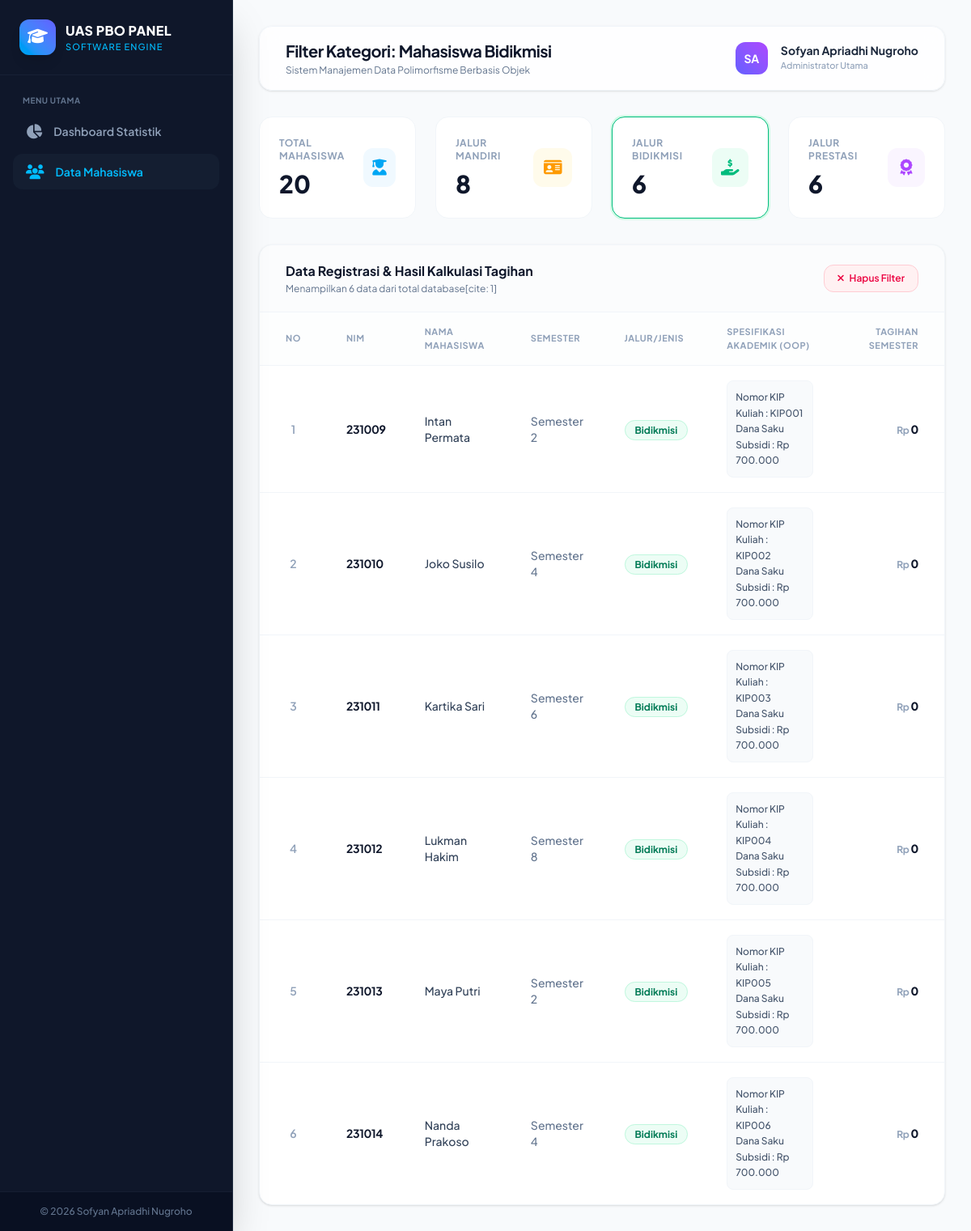
Page /index.php?filter=bidikmisi on the committed database.
### tables this page shows
CREATE TABLE `tabel_mahasiswa` (
  `id_mahasiswa` int NOT NULL,
  `nama_mahasiswa` varchar(100) NOT NULL,
  `nim` varchar(15) NOT NULL,
  `semester` int NOT NULL,
  `tarif_ukt_nominal` decimal(12,2) NOT NULL,
  `jenis_pembayaran` enum('Mandiri','Bidikmisi','Prestasi') NOT NULL,
  `golongan_ukt` varchar(10) DEFAULT NULL,
  `nama_wali` varchar(100) DEFAULT NULL,
  `nomor_kip_kuliah` varchar(30) DEFAULT NULL,
  `dana_saku_subsidi` decimal(12,2) DEFAULT NULL,
  `nama_instansi_beasiswa` varchar(100) DEFAULT NULL,
  `minimal_ipk_syarat` decimal(3,2) DEFAULT NULL
);

### mahasiswa.php (called while the page is built, shortened)
<?php
abstract class Mahasiswa
{
    private $nama_mahasiswa;
    private $nim;
    private $semester;
    public function __construct($id_mahasiswa, $nama_mahasiswa, $nim, $semester, $tarif_ukt_nominal)
    {
        $this->nama_mahasiswa = $nama_mahasiswa;
        $this->nim = $nim;
        $this->semester = $semester;
    }
    public function getNamaMahasiswa()
    {
        return $this->nama_mahasiswa;
    }
    public function getNim()
    {
        return $this->nim;
    }
    public function getSemester()
    {
        return $this->semester;
    }
}
?>

### index.php (the view, shortened to what this page needs)
<?php
require_once "mahasiswa.php";
require_once "MahasiswaBidikmisi.php";
$db = new Koneksi();
$conn = $db->getConnection();
$filter = isset($_GET['filter']) ? $_GET['filter'] : 'all';
$queryAll = mysqli_query($conn, "SELECT * FROM tabel_mahasiswa");
$totalMahasiswa = 0;
$totalMandiri = 0;
$totalBidikmisi = 0;
$totalPrestasi = 0;
while ($row = mysqli_fetch_assoc($queryAll)) {
    $totalMahasiswa++;
    if ($row['jenis_pembayaran'] == 'Mandiri') $totalMandiri++;
    if ($row['jenis_pembayaran'] == 'Bidikmisi') $totalBidikmisi++;
    if ($row['jenis_pembayaran'] == 'Prestasi') $totalPrestasi++;
}
if ($filter == 'mandiri') {
    $sql = "SELECT * FROM tabel_mahasiswa WHERE jenis_pembayaran = 'Mandiri' ORDER BY nama_mahasiswa";
} elseif ($filter == 'bidikmisi') {
    $sql = "SELECT * FROM tabel_mahasiswa WHERE jenis_pembayaran = 'Bidikmisi' ORDER BY nama_mahasiswa";
} elseif ($filter == 'prestasi') {
    $sql = "SELECT * FROM tabel_mahasiswa WHERE jenis_pembayaran = 'Prestasi' ORDER BY nama_mahasiswa";
} else {
    $sql = "SELECT * FROM tabel_mahasiswa ORDER BY jenis_pembayaran, nama_mahasiswa";
}
$query = mysqli_query($conn, $sql);
$listMahasiswa = [];
while ($row = mysqli_fetch_assoc($query)) {
    if ($row['jenis_pembayaran'] == 'Mandiri') {
        $listMahasiswa[] = new MahasiswaMandiri(
            $row['id_mahasiswa'],
            $row['nama_mahasiswa'],
            $row['nim'],
            $row['semester'],
            $row['tarif_ukt_nominal'],
            $row['golongan_ukt'],
            $row['nama_wali']
        );
    } elseif ($row['jenis_pembayaran'] == 'Bidikmisi') {
        $listMahasiswa[] = new MahasiswaBidikmisi(
            $row['id_mahasiswa'],
            $row['nama_mahasiswa'],
            $row['nim'],
            $row['semester'],
            $row['tarif_ukt_nominal'],
            $row['nomor_kip_kuliah'],
            $row['dana_saku_subsidi']
        );
    }
}
?>
<!DOCTYPE html>
<html lang="id">
<head>
    <script src="https://cdn.jsdelivr.net/npm/@tailwindcss/browser@4"></script>
    <link rel="stylesheet" href="https://cdnjs.cloudflare.com/ajax/libs/font-awesome/6.4.0/css/all.min.css">
</head>
<body class="bg-[#f8fafc] text-slate-800 flex min-h-screen antialiased">
    <aside class="w-72 bg-[#0f172a] text-slate-200 flex flex-col fixed h-screen z-50 shadow-2xl border-r border-slate-800">
        <div class="p-6 flex items-center gap-3 border-b border-slate-800/60">
            <div class="bg-gradient-to-tr from-sky-500 to-indigo-500 p-2.5 rounded-xl shadow-lg">
                <i class="fa-solid fa-graduation-cap text-xl text-white"></i>
            </div>
            <div>
                <h1 class="font-extrabold text-base tracking-wide text-white">UAS PBO PANEL</h1>
                <p class="text-[11px] text-sky-400 font-medium tracking-widest uppercase">Software Engine</p>
            </div>
        </div>
        <nav class="flex-1 px-4 py-6 space-y-1.5">
            <p class="px-3 text-[10px] font-bold text-slate-500 uppercase tracking-wider mb-2">Menu Utama</p>
            <a href="index.php?filter=all" class="flex items-center gap-3.5 px-4 py-3 text-sm font-semibold rounded-xl transition-all duration-300 <?= $filter == 'all' ? 'bg-gradient-to-r from-sky-600 to-indigo-600 text-white shadow-md' : 'text-slate-400 hover:text-sky-400 hover:bg-slate-800/50' ?>">
                <i class="fa-solid fa-chart-pie text-lg"></i>
                <span>Dashboard Statistik</span>
            </a>
            <a href="index.php?filter=all" class="flex items-center gap-3.5 px-4 py-3 text-sm font-semibold rounded-xl transition-all duration-300 <?= $filter != 'all' ? 'text-sky-400 bg-slate-800/40' : 'text-slate-400 hover:text-sky-400 hover:bg-slate-800/50' ?>">
                <i class="fa-solid fa-users text-lg"></i>
                <span>Data Mahasiswa</span>
            </a>
        </nav>
        <div class="p-4 border-t border-slate-800/60 bg-slate-950/40 text-center">
            <p class="text-xs text-slate-500 font-medium">&copy; 2026 Sofyan Apriadhi Nugroho</p>
        </div>
    </aside>
    <main class="ml-72 flex-1 p-8 min-w-0">
        <header class="flex justify-between items-center bg-white/80 backdrop-blur-md px-8 py-4 rounded-2xl shadow-sm border border-slate-100 mb-8 sticky top-4 z-40">
            <div>
                <h2 class="text-xl font-bold text-slate-900 tracking-tight">
                    <?= $filter == 'all' ? 'Semua Ringkasan Akademik' : 'Filter Kategori: Mahasiswa ' . ucfirst($filter) ?>
                </h2>
                <p class="text-xs text-slate-500 mt-0.5">Sistem Manajemen Data Polimorfisme Berbasis Objek</p>
            </div>
            <div class="flex items-center gap-4">
                <div class="w-10 h-10 rounded-xl bg-gradient-to-tr from-indigo-500 to-purple-500 flex items-center justify-center text-white font-bold text-sm">SA</div>
                <div>
                    <p class="text-sm font-bold text-slate-800 leading-none">Sofyan Apriadhi Nugroho</p>
                    <p class="text-[11px] font-medium text-slate-400 mt-1">Administrator Utama</p>
                </div>
            </div>
        </header>
        <div class="grid grid-cols-1 sm:grid-cols-2 lg:grid-cols-4 gap-6 mb-8">
            <a href="index.php?filter=all" class="bg-white p-6 rounded-2xl border flex items-center justify-between group hover:shadow-md transition-all duration-300 <?= $filter == 'all' ? 'border-sky-500 ring-2 ring-sky-100' : 'border-slate-100' ?>">
                <div class="space-y-2">
                    <p class="text-xs font-bold text-slate-400 uppercase tracking-wider">Total Mahasiswa</p>
                    <h3 class="text-3xl font-extrabold text-slate-900"><?= $totalMahasiswa; ?></h3>
                </div>
                <div class="bg-sky-50 text-sky-500 w-12 h-12 rounded-xl flex items-center justify-center text-xl group-hover:scale-110 transition-transform">
                    <i class="fa-solid fa-user-graduate"></i>
                </div>
            </a>
            <a href="index.php?filter=mandiri" class="bg-white p-6 rounded-2xl border flex items-center justify-between group hover:shadow-md transition-all duration-300 <?= $filter == 'mandiri' ? 'border-amber-500 ring-2 ring-amber-100' : 'border-slate-100' ?>">
                <div class="space-y-2">
                    <p class="text-xs font-bold text-slate-400 uppercase tracking-wider">Jalur Mandiri</p>
                    <h3 class="text-3xl font-extrabold text-slate-900"><?= $totalMandiri; ?></h3>
                </div>
                <div class="bg-amber-50 text-amber-500 w-12 h-12 rounded-xl flex items-center justify-center text-xl group-hover:scale-110 transition-transform">
                    <i class="fa-solid fa-id-card"></i>
                </div>
            </a>
            <a href="index.php?filter=bidikmisi" class="bg-white p-6 rounded-2xl border flex items-center justify-between group hover:shadow-md transition-all duration-300 <?= $filter == 'bidikmisi' ? 'border-emerald-500 ring-2 ring-emerald-100' : 'border-slate-100' ?>">
                <div class="space-y-2">
                    <p class="text-xs font-bold text-slate-400 uppercase tracking-wider">Jalur Bidikmisi</p>
                    <h3 class="text-3xl font-extrabold text-slate-900"><?= $totalBidikmisi; ?></h3>
                </div>
                <div class="bg-emerald-50 text-emerald-500 w-12 h-12 rounded-xl flex items-center justify-center text-xl group-hover:scale-110 transition-transform">
                    <i class="fa-solid fa-hand-holding-dollar"></i>
                </div>
            </a>
            <a href="index.php?filter=prestasi" class="bg-white p-6 rounded-2xl border flex items-center justify-between group hover:shadow-md transition-all duration-300 <?= $filter == 'prestasi' ? 'border-purple-500 ring-2 ring-purple-100' : 'border-slate-100' ?>">
                <div class="space-y-2">
                    <p class="text-xs font-bold text-slate-400 uppercase tracking-wider">Jalur Prestasi</p>
                    <h3 class="text-3xl font-extrabold text-slate-900"><?= $totalPrestasi; ?></h3>
                </div>
                <div class="bg-purple-50 text-purple-500 w-12 h-12 rounded-xl flex items-center justify-center text-xl group-hover:scale-110 transition-transform">
                    <i class="fa-solid fa-award"></i>
                </div>
            </a>
        </div>
        <div class="bg-white rounded-2xl shadow-sm border border-slate-100 overflow-hidden">
            <div class="px-8 py-5 border-b border-slate-100 flex justify-between items-center bg-slate-50/50">
                <div>
                    <h3 class="text-base font-bold text-slate-900">Data Registrasi & Hasil Kalkulasi Tagihan</h3>
                    <p class="text-xs text-slate-500 mt-0.5">Menampilkan <?= count($listMahasiswa) ?> data dari total database[cite: 1]</p>
                </div>
                <?php if($filter != 'all'): ?>
                    <a href="index.php?filter=all" class="bg-rose-50 text-rose-600 hover:bg-rose-100 font-semibold text-xs px-4 py-2 rounded-xl border border-rose-200 transition-all">
                        <i class="fa-solid fa-xmark mr-1"></i> Hapus Filter
                    </a>
                <?php endif; ?>
            </div>
            <div class="overflow-x-auto">
                <table class="w-full text-left border-collapse">
                    <thead>
                        <tr class="border-b border-slate-100 bg-slate-50/30">
                            <th class="px-8 py-4 text-[11px] font-bold text-slate-400 uppercase tracking-wider text-center w-16">No</th>
                            <th class="px-6 py-4 text-[11px] font-bold text-slate-400 uppercase tracking-wider">NIM</th>
                            <th class="px-6 py-4 text-[11px] font-bold text-slate-400 uppercase tracking-wider">Nama Mahasiswa</th>
                            <th class="px-6 py-4 text-[11px] font-bold text-slate-400 uppercase tracking-wider">Semester</th>
                            <th class="px-6 py-4 text-[11px] font-bold text-slate-400 uppercase tracking-wider">Jalur/Jenis</th>
                            <th class="px-6 py-4 text-[11px] font-bold text-slate-400 uppercase tracking-wider">Spesifikasi Akademik (OOP)</th>
                            <th class="px-8 py-4 text-[11px] font-bold text-slate-400 uppercase tracking-wider text-right">Tagihan Semester</th>
                        </tr>
                    </thead>
                    <tbody class="divide-y divide-slate-100">
                        <?php
                        if(empty($listMahasiswa)):
                        ?>
                        <tr>
                            <td colspan="7" class="px-8 py-12 text-center text-sm font-medium text-slate-400">Tidak ada data mahasiswa dalam kategori ini.</td>
                        </tr>
                        <?php
                        else:
                        $no = 1;
                        foreach ($listMahasiswa as $mhs) :
                            $jenis = str_replace('Mahasiswa', '', get_class($mhs));
                            if ($jenis == 'Mandiri') {
                                $badgeStyle = "bg-amber-50 text-amber-700 border-amber-200/60";
                            } elseif ($jenis == 'Bidikmisi') {
                                $badgeStyle = "bg-emerald-50 text-emerald-700 border-emerald-200/60";
                            } else {
                                $badgeStyle = "bg-purple-50 text-purple-700 border-purple-200/60";
                            }
                        ?>
                        <tr class="hover:bg-slate-50/80 transition-colors group">
                            <td class="px-8 py-4.5 text-center text-sm font-semibold text-slate-400"><?= $no++; ?></td>
                            <td class="px-6 py-4.5 text-sm font-bold text-slate-900 tracking-tight"><?= $mhs->getNim(); ?></td>
                            <td class="px-6 py-4.5 text-sm font-medium text-slate-700 group-hover:text-indigo-600 transition-colors"><?= $mhs->getNamaMahasiswa(); ?></td>
                            <td class="px-6 py-4.5 text-sm text-slate-500 font-medium">Semester <?= $mhs->getSemester(); ?></td>
                            <td class="px-6 py-4.5">
                                <span class="px-3 py-1 rounded-full text-xs font-bold border <?= $badgeStyle; ?>">
                                    <?= $jenis; ?>
                                </span>
                            </td>
                            <td class="px-6 py-4.5 text-xs text-slate-600 font-medium leading-relaxed">
                                <div class="bg-slate-50 p-2.5 rounded-lg border border-slate-100 group-hover:bg-white transition-colors">
                                    <?= $mhs->tampilkanSpesifikasiAkademik(); ?>
                                  </div>
                            </td>
                            <td class="px-8 py-4.5 text-sm font-extrabold text-slate-900 text-right tracking-tight">
                                <span class="text-xs font-bold text-slate-400 mr-0.5">Rp</span><?= number_format($mhs->hitungTagihanSemester(), 0, ',', '.'); ?>
                            </td>
                        </tr>
                        <?php endforeach; endif; ?>
                    </tbody>
                </table>
            </div>
        </div>
    </main>
</body>
</html>

### MahasiswaBidikmisi.php (shortened to what this page needs)
<?php
require_once "Mahasiswa.php";
class MahasiswaBidikmisi extends Mahasiswa
{
    private $nomorKipKuliah;
    private $danaSakuSubsidi;
    public function __construct(
        $id_mahasiswa,
        $nama_mahasiswa,
        $nim,
        $semester,
        $tarif_ukt_nominal,
        $nomorKipKuliah,
        $danaSakuSubsidi
    ){
        $this->nomorKipKuliah = $nomorKipKuliah;
        $this->danaSakuSubsidi = $danaSakuSubsidi;
    }
    public function hitungTagihanSemester()
    {
        return 0;
    }
    public function tampilkanSpesifikasiAkademik()
    {
        return "Nomor KIP Kuliah : ".$this->nomorKipKuliah.
               "<br>Dana Saku Subsidi : Rp ".number_format($this->danaSakuSubsidi,0,",",".");
    }
}
?>

### index.php (style rules this page uses)
body { font-family: 'Plus Jakarta Sans', sans-serif; }

### rows in the picture
tabel_mahasiswa: nim "231009", nama_mahasiswa "Intan Permata", semester "2", jenis "Bidikmisi", nomor_kip_kuliah "KIP001", dana_saku_subsidi "700.000", hitungTagihanSemester "0"
tabel_mahasiswa: nim "231010", nama_mahasiswa "Joko Susilo", semester "4", jenis "Bidikmisi", nomor_kip_kuliah "KIP002", dana_saku_subsidi "700.000", hitungTagihanSemester "0"
tabel_mahasiswa: nim "231011", nama_mahasiswa "Kartika Sari", semester "6", jenis "Bidikmisi", nomor_kip_kuliah "KIP003", dana_saku_subsidi "700.000", hitungTagihanSemester "0"
tabel_mahasiswa: nim "231012", nama_mahasiswa "Lukman Hakim", semester "8", jenis "Bidikmisi", nomor_kip_kuliah "KIP004", dana_saku_subsidi "700.000", hitungTagihanSemester "0"
tabel_mahasiswa: nim "231013", nama_mahasiswa "Maya Putri", semester "2", jenis "Bidikmisi", nomor_kip_kuliah "KIP005", dana_saku_subsidi "700.000", hitungTagihanSemester "0"
tabel_mahasiswa: nim "231014", nama_mahasiswa "Nanda Prakoso", semester "4", jenis "Bidikmisi", nomor_kip_kuliah "KIP006", dana_saku_subsidi "700.000", hitungTagihanSemester "0"

### other values in the picture
$filter "Bidikmisi"
$totalMahasiswa "20"
$totalMandiri "8"
$totalBidikmisi "6"
$totalPrestasi "6"
count($listMahasiswa) "6"
